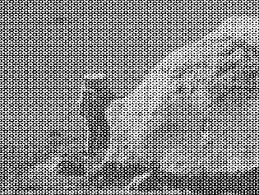
#> input picture p1/images/1.jpg, 259 x 195 px; its folder holds only this picture in this run
$ python main.py
#> lines starting #> are read from the running program, lines starting #| are printed output that depends on the picture; after the words box and inside, x2 and y2 are one past the last pixel; in counts of white or black regions, pixels touching at a corner belong together
import os

import cv2
import numpy as np
import matplotlib.pyplot as plt


def get_image(n):
#> called with n = 1
    dir_path = os.path.dirname(os.path.abspath(__file__))
    image_path = f"{dir_path}/images/{n}.jpg"

    return cv2.imread(image_path, 0)
#> returned value is the input picture: shape (195, 259); min 0, max 255, mean 135.1


def dft_trans(img):
    trans_img = np.fft.fft2(img)
    shifted_trans_img = np.fft.fftshift(trans_img)
    magnitude_spectrum = np.log(1 + np.abs(shifted_trans_img))
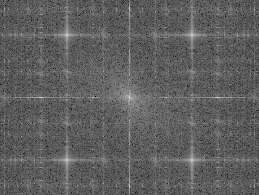
#> magnitude_spectrum: shape (195, 259) float64; min 4, max 15.74, mean 8.37; drawn with min black and max white
    return shifted_trans_img, magnitude_spectrum


def idft_trans(img):
    shifted_trans = np.fft.ifftshift(img)
    return np.fft.ifft2(shifted_trans).real.clip(0, 255).astype(np.uint8)


def plot(img):
    plt.imshow(img, cmap="gray")
    plt.show()


# [9 lines left out: function gaussian_lowpass_filter, not called in this run]


def image_1():
    img = get_image(1)
    plot(img)

    shifted_trans_img, magnitude_spectrum = dft_trans(img)
    plot(magnitude_spectrum)

    width, height = img.shape
#> width = 195; height = 259
    mask = np.ones(img.shape, dtype=np.uint8)
    for i in range(width):
        if np.mean(magnitude_spectrum[i, :]) >= 9.:
            mask[i, :] = 0
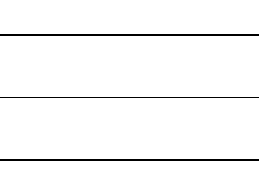
#> mask: shape (195, 259); values 0 (black) and 1 (white), 97.4% white; black in thin lines or dots, all inside (x1, y1, x2, y2) = (0, 34, 259, 161)
    for j in range(height):
        if np.mean(magnitude_spectrum[:, j]) >= 9.:
            mask[:, j] = 0
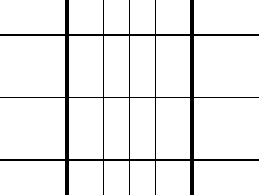
#> mask: shape (195, 259); values 0 (black) and 1 (white), 93.3% white; 1 black region, box (x1, y1, x2, y2) and area: (0, 0, 259, 195) 3385
    mask[width // 2 - 5:width // 2 + 5, height // 2 - 5:height // 2 + 5] = 1
#> mask: shape (195, 259); values 0 (black) and 1 (white), 93.3% white; 1 black region, box (x1, y1, x2, y2) and area: (0, 0, 259, 195) 3366

    plot(mask * magnitude_spectrum)
#> in plot (call 3), `plt.show()`:
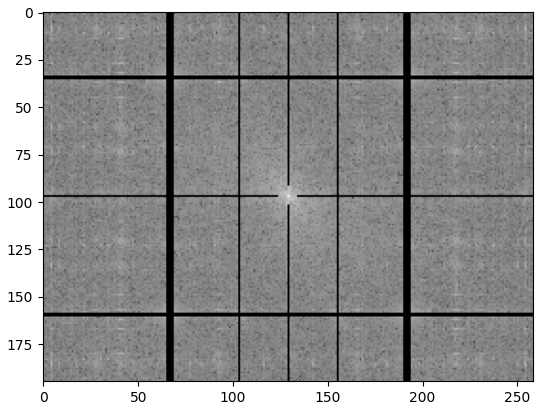
#> figure drawn by matplotlib, 1 panel

    filtered_trans = mask * shifted_trans_img
    inv_img = cv2.GaussianBlur(idft_trans(filtered_trans), (5, 5), 0)
#> in idft_trans, `return np.fft.ifft2(shifted_trans).real.clip(0, 255).astype(np.uint8)`:
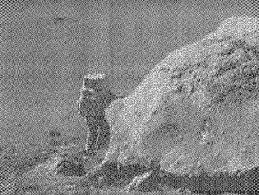
#> returned value: shape (195, 259); min 0, max 255, mean 134.6
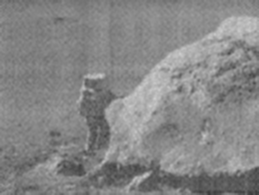
#> inv_img: shape (195, 259); min 59, max 205, mean 134.6

    plot(inv_img)


def image_2():
    img = get_image(2)
    plot(img)

    shifted_trans_img, magnitude_spectrum = dft_trans(img)
    plot(magnitude_spectrum)

    width, height = img.shape
    mask = np.ones(img.shape, dtype=np.uint8)
    mask[0:width // 2 - 5, height // 2 - 2:height // 2 + 2] = 0
    mask[width // 2 + 5:width, height // 2 - 2:height // 2 + 2] = 0

    plot(magnitude_spectrum * mask)

    filtered_trans = mask * shifted_trans_img
    inv_img = cv2.blur(idft_trans(filtered_trans), (2, 2))

    plot(inv_img)


# [20 lines left out: function image_3, not called in this run]


def image_4():
    pass


# [92 lines left out: functions image_5, image_6, image_7, image_8, image_9, image_10 and 2 more, not called in this run]


def main():
    image_1()
    image_2()
    image_3()
    image_4()
    image_5()
    image_6()
    image_7()
    image_8()
    image_9()
    image_10()
    image_11()
    image_12()


if __name__ == '__main__':
#> (the run stopped early here; a loop or call above may not have finished)
